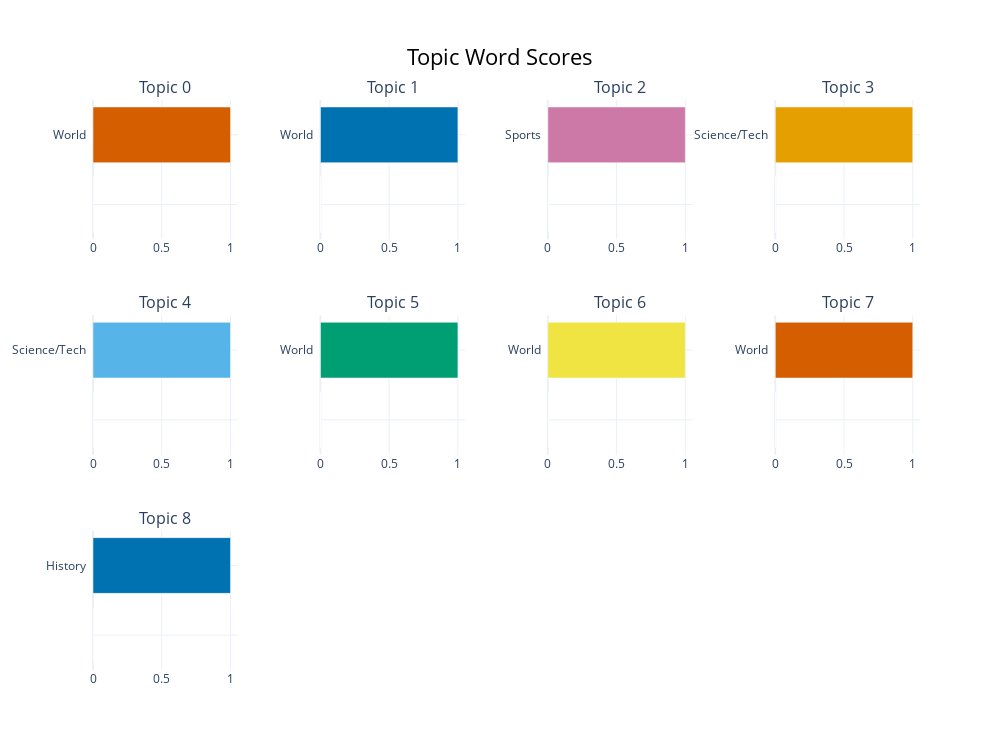

Notebook code for this chart:
### Code cell
model.visualize_barchart(top_n_topics = 10)

### Figure 1 — Plotly figure (JSON) as saved in the notebook; plotly's stock layout.template omitted (floating-point values rounded to 4 significant figures)
{"data": [{"marker": {"color": "#D55E00"}, "orientation": "h", "type": "bar", "x": [0, 0, 0, 0, 1], "xaxis": "x", "y": ["  ", "  ", "  ", "  ", "World  "], "yaxis": "y"}, {"marker": {"color": "#0072B2"}, "orientation": "h", "type": "bar", "x": [0, 0, 0, 0, 1], "xaxis": "x2", "y": ["  ", "  ", "  ", "  ", "World  "], "yaxis": "y2"}, {"marker": {"color": "#CC79A7"}, "orientation": "h", "type": "bar", "x": [0, 0, 0, 0, 1], "xaxis": "x3", "y": ["  ", "  ", "  ", "  ", "Sports  "], "yaxis": "y3"}, {"marker": {"color": "#E69F00"}, "orientation": "h", "type": "bar", "x": [0, 0, 0, 0, 1], "xaxis": "x4", "y": ["  ", "  ", "  ", "  ", "Science/Tech  "], "yaxis": "y4"}, {"marker": {"color": "#56B4E9"}, "orientation": "h", "type": "bar", "x": [0, 0, 0, 0, 1], "xaxis": "x5", "y": ["  ", "  ", "  ", "  ", "Science/Tech  "], "yaxis": "y5"}, {"marker": {"color": "#009E73"}, "orientation": "h", "type": "bar", "x": [0, 0, 0, 0, 1], "xaxis": "x6", "y": ["  ", "  ", "  ", "  ", "World  "], "yaxis": "y6"}, {"marker": {"color": "#F0E442"}, "orientation": "h", "type": "bar", "x": [0, 0, 0, 0, 1], "xaxis": "x7", "y": ["  ", "  ", "  ", "  ", "World  "], "yaxis": "y7"}, {"marker": {"color": "#D55E00"}, "orientation": "h", "type": "bar", "x": [0, 0, 0, 0, 1], "xaxis": "x8", "y": ["  ", "  ", "  ", "  ", "World  "], "yaxis": "y8"}, {"marker": {"color": "#0072B2"}, "orientation": "h", "type": "bar", "x": [0, 0, 0, 0, 1], "xaxis": "x9", "y": ["  ", "  ", "  ", "  ", "History  "], "yaxis": "y9"}], "layout": {"annotations": [{"font": {"size": 16}, "showarrow": false, "text": "Topic 0", "x": 0.0875, "xanchor": "center", "xref": "paper", "y": 1, "yanchor": "bottom", "yref": "paper"}, {"font": {"size": 16}, "showarrow": false, "text": "Topic 1", "x": 0.3625, "xanchor": "center", "xref": "paper", "y": 1, "yanchor": "bottom", "yref": "paper"}, {"font": {"size": 16}, "showarrow": false, "text": "Topic 2", "x": 0.6375, "xanchor": "center", "xref": "paper", "y": 1, "yanchor": "bottom", "yref": "paper"}, {"font": {"size": 16}, "showarrow": false, "text": "Topic 3", "x": 0.9125, "xanchor": "center", "xref": "paper", "y": 1, "yanchor": "bottom", "yref": "paper"}, {"font": {"size": 16}, "showarrow": false, "text": "Topic 4", "x": 0.0875, "xanchor": "center", "xref": "paper", "y": 0.6222, "yanchor": "bottom", "yref": "paper"}, {"font": {"size": 16}, "showarrow": false, "text": "Topic 5", "x": 0.3625, "xanchor": "center", "xref": "paper", "y": 0.6222, "yanchor": "bottom", "yref": "paper"}, {"font": {"size": 16}, "showarrow": false, "text": "Topic 6", "x": 0.6375, "xanchor": "center", "xref": "paper", "y": 0.6222, "yanchor": "bottom", "yref": "paper"}, {"font": {"size": 16}, "showarrow": false, "text": "Topic 7", "x": 0.9125, "xanchor": "center", "xref": "paper", "y": 0.6222, "yanchor": "bottom", "yref": "paper"}, {"font": {"size": 16}, "showarrow": false, "text": "Topic 8", "x": 0.0875, "xanchor": "center", "xref": "paper", "y": 0.2444, "yanchor": "bottom", "yref": "paper"}], "height": 750, "hoverlabel": {"bgcolor": "white", "font": {"family": "Rockwell", "size": 16}}, "showlegend": false, "title": {"font": {"color": "Black", "size": 22}, "text": "Topic Word Scores", "x": 0.5, "xanchor": "center", "yanchor": "top"}, "width": 1000, "xaxis": {"anchor": "y", "domain": [0, 0.175], "showgrid": true}, "xaxis10": {"anchor": "y10", "domain": [0.275, 0.45], "showgrid": true}, "xaxis11": {"anchor": "y11", "domain": [0.55, 0.725], "showgrid": true}, "xaxis12": {"anchor": "y12", "domain": [0.825, 1], "showgrid": true}, "xaxis2": {"anchor": "y2", "domain": [0.275, 0.45], "showgrid": true}, "xaxis3": {"anchor": "y3", "domain": [0.55, 0.725], "showgrid": true}, "xaxis4": {"anchor": "y4", "domain": [0.825, 1], "showgrid": true}, "xaxis5": {"anchor": "y5", "domain": [0, 0.175], "showgrid": true}, "xaxis6": {"anchor": "y6", "domain": [0.275, 0.45], "showgrid": true}, "xaxis7": {"anchor": "y7", "domain": [0.55, 0.725], "showgrid": true}, "xaxis8": {"anchor": "y8", "domain": [0.825, 1], "showgrid": true}, "xaxis9": {"anchor": "y9", "domain": [0, 0.175], "showgrid": true}, "yaxis": {"anchor": "x", "domain": [0.7556, 1], "showgrid": true}, "yaxis10": {"anchor": "x10", "domain": [0, 0.2444], "showgrid": true}, "yaxis11": {"anchor": "x11", "domain": [0, 0.2444], "showgrid": true}, "yaxis12": {"anchor": "x12", "domain": [0, 0.2444], "showgrid": true}, "yaxis2": {"anchor": "x2", "domain": [0.7556, 1], "showgrid": true}, "yaxis3": {"anchor": "x3", "domain": [0.7556, 1], "showgrid": true}, "yaxis4": {"anchor": "x4", "domain": [0.7556, 1], "showgrid": true}, "yaxis5": {"anchor": "x5", "domain": [0.3778, 0.6222], "showgrid": true}, "yaxis6": {"anchor": "x6", "domain": [0.3778, 0.6222], "showgrid": true}, "yaxis7": {"anchor": "x7", "domain": [0.3778, 0.6222], "showgrid": true}, "yaxis8": {"anchor": "x8", "domain": [0.3778, 0.6222], "showgrid": true}, "yaxis9": {"anchor": "x9", "domain": [0, 0.2444], "showgrid": true}}}
